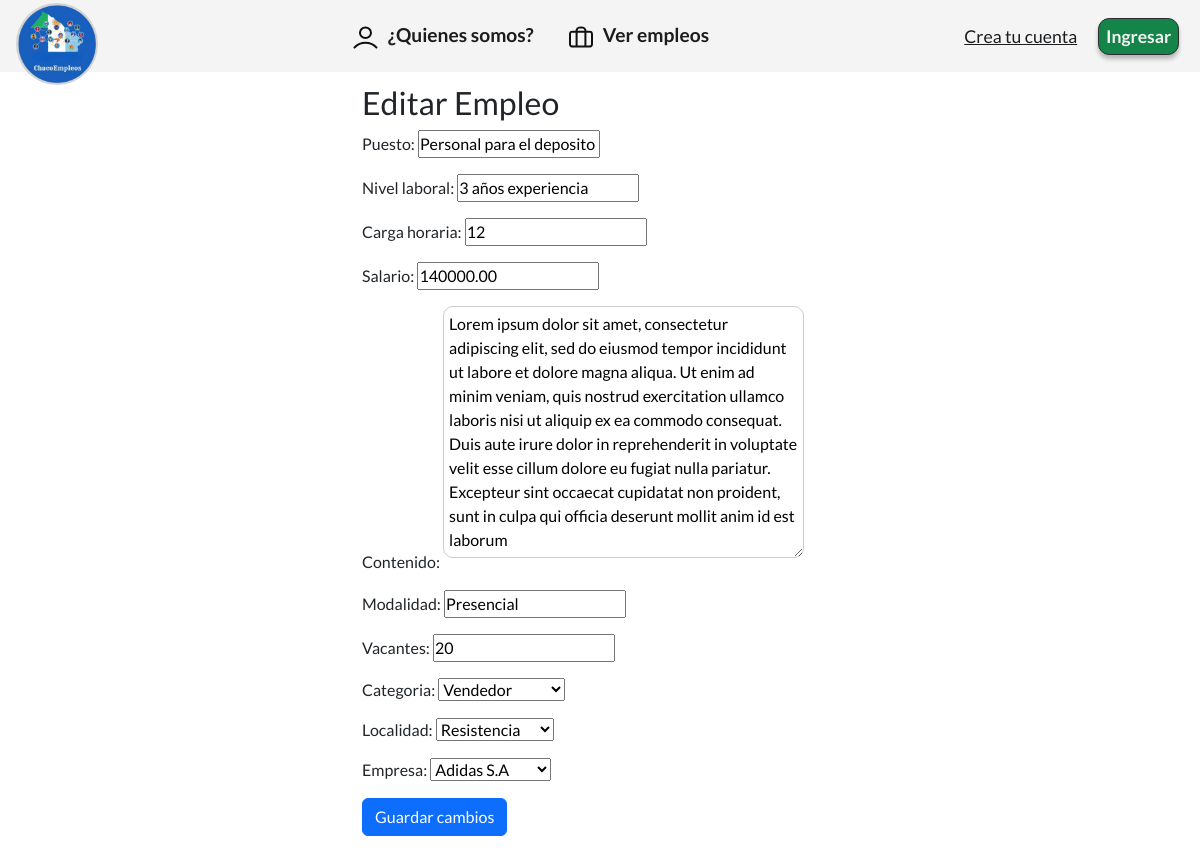
/empleos/editar_empleo/8/, run on the app's committed database.
### apps/empleos/models.py (models this page shows, shortened)
class Empleo(models.Model):
    puesto = models.CharField(max_length=40,null=False)
    empresa = models.ForeignKey(Empresa, on_delete=models.CASCADE)
    contenido = models.TextField()
    localidad = models.ForeignKey(Localidad,on_delete=models.CASCADE)
    salario = models.DecimalField(max_digits=10,decimal_places=2)
    nivel_laboral = models.CharField(max_length=20)
    carga_horaria = models.IntegerField()
    fecha_publicacion = models.DateTimeField(default=timezone.now)
    modalidad = models.CharField(max_length=20)
    vacantes = models.IntegerField()
    categoria = models.ForeignKey(Categorias,on_delete=models.CASCADE)
    class Meta:
        ordering = ('-fecha_publicacion',)

### apps/empleos/views.py (the view)
# urls.py: path('editar_empleo/<int:pk>/', EditarEmpleo.as_view(), name='editar_empleo' ),
class EditarEmpleo(UpdateView, LoginRequiredMixin):
    model = Empleo
    form_class = EmpleoForm
    template_name = 'empleos/editar_empleos.html'
    success_url = reverse_lazy('apps.empleos:mis_empleos')

### apps/empleos/forms.py
class EmpleoForm(forms.ModelForm):
    class Meta:
        model = Empleo
        fields = ['puesto', 'nivel_laboral', 'carga_horaria', 'salario',
                  'contenido', 'modalidad', 'vacantes', 'categoria', 'localidad', 'empresa']

### apps/empleos/models.py (called while the page is built)
    def __str__(self) -> str:
        return self.nombre

    def __str__(self) -> str:
        return self.nombre

    def __str__(self):
        return self.nombre

### templates/empleos/editar_empleos.html (shortened to what this page needs)
{% extends 'base.html' %}
{% load static %}
{% block contenido %}
    <div class="container">
        <h2>Editar Empleo</h2>
        <form enctype="multipart/form-data" method="post">{% csrf_token %}
            {{ form.as_p }}
            <button type="submit" class="btn btn-primary mb-3">Guardar cambios</button>
        </form>
    </div>
{% endblock %}

### static/css/estilos.css (style rules this page uses)
* { padding: 0; margin: 0; box-sizing: border-box; font-family: 'Lato', sans-serif; font-size: 16px; }
.container { max-width: 500px; margin-left: auto; margin-right: auto; }
.form_empleo input,textarea { border: 1px solid #ccc; border-radius: 10px; padding: 5px; margin-bottom: 10px; }

### data on the page
Empleo: puesto "Personal para el deposito", nivel_laboral "3 años experiencia", carga_horaria "12", salario "140000.00", contenido "Lorem ipsum dolor sit amet, consectetur adipiscing elit, sed do eiusmod tempor incididunt ut labore et dolore magna aliqua. Ut enim ad minim veniam, quis nostrud exercitation ullamco laboris nisi ut aliquip ex ea commodo consequat. Duis aute irure dolor in reprehenderit in voluptate velit esse cillum dolore eu fugiat nulla pariatur. Excepteur sint occaecat cupidatat non proident, sunt in culpa qui officia deserunt mollit anim id est laborum", modalidad "Presencial", vacantes "20", categoria "Vendedor", localidad "Resistencia", empresa "Adidas S.A"
